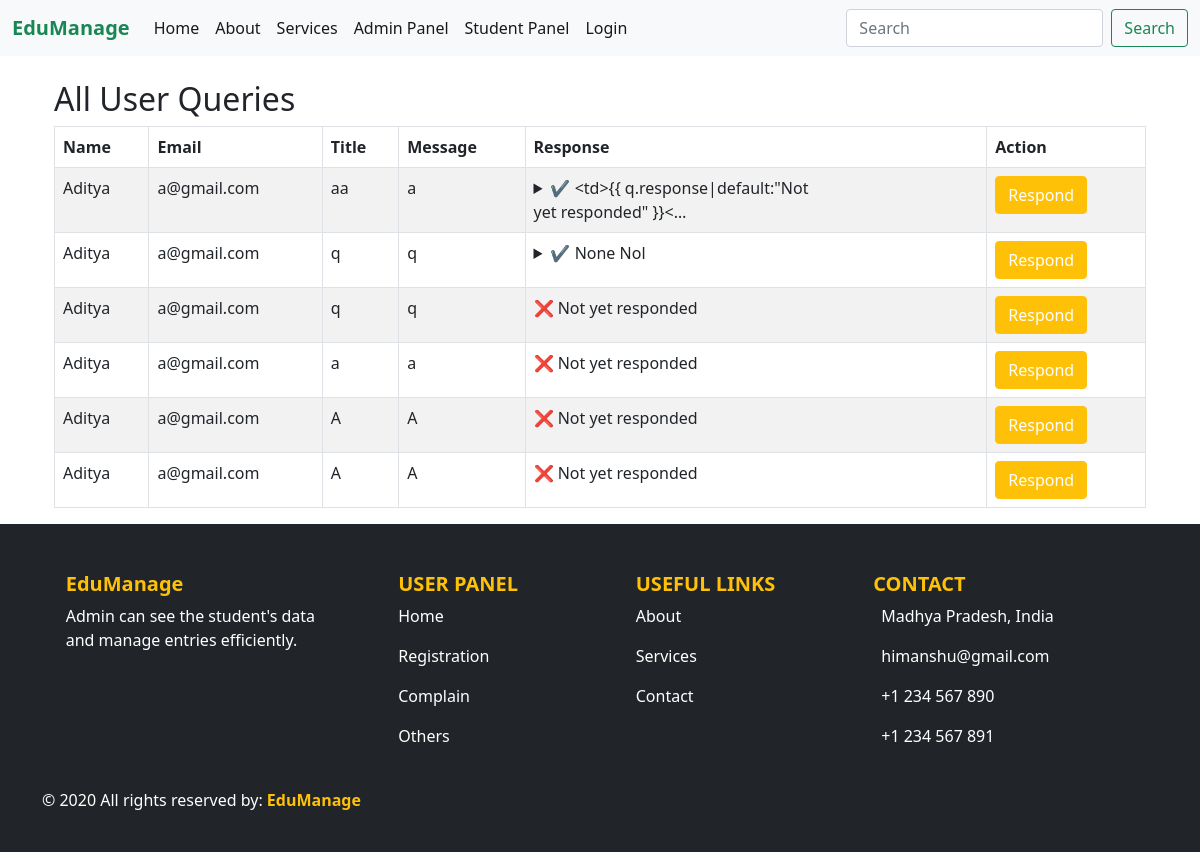
/allquery/, run on the app's committed database.
### app/models.py (models this page shows, shortened)
class StuQuery(models.Model):
    stuname = models.CharField(max_length=100)
    stuemail = models.EmailField()
    title = models.CharField(max_length=255)
    message = models.TextField()
    response = models.TextField(blank=True, null=True)
    created_at = models.DateTimeField(auto_now_add=True)

### app/views.py (the view)
# urls.py: path('allquery/', views.allquery, name='allquery'),
def allquery(request):
    queries = StuQuery.objects.all().order_by('-created_at')
    return render(request, 'allquery.html', {'queries': queries})

### app/templates/allquery.html (shortened to what this page needs)
{% extends "base.html" %}
{% load static %}
{% block css %}
<link rel="stylesheet" href="{% static 'css/style.css' %}">
{% endblock %}
{% block content %}
<div class="container mt-4">
  <h2>All User Queries</h2>
  <table class="table table-bordered table-striped">
    <thead>
      <tr>
        <th>Name</th>
        <th>Email</th>
        <th>Title</th>
        <th>Message</th>
        <th>Response</th>
        <th>Action</th>
      </tr>
    </thead>
    <tbody>
      {% for q in queries %}
        <tr>
          <td>{{ q.stuname }}</td>
          <td>{{ q.stuemail }}</td>
          <td>{{ q.title }}</td>
          <td>{{ q.message }}</td>
          <td>
            {% if q.response %}
              <details style="max-width: 300px;">
                <summary style="cursor: pointer;">✔️ {{ q.response|truncatechars:50 }}</summary>
              </details>
            {% else %}
              ❌ Not yet responded
            {% endif %}
          </td>
          <td>
            <a href="{% url 'queryres' q.pk %}" class="btn btn-warning text-white">Respond</a>
          </td>
        </tr>
      {% empty %}
        <tr>
          <td colspan="6">No queries found.</td>
        </tr>
      {% endfor %}
    </tbody>
  </table>
</div>
{% endblock %}

### app/templates/base.html (shortened to what this page needs)
<!doctype html>
<html lang="en">
<head>
  <link href="https://cdn.jsdelivr.net/npm/bootstrap@5.0.2/dist/css/bootstrap.min.css" rel="stylesheet">
  {% load static %}
  {% block css %}{% endblock %}
</head>
<body>
  <nav class="navbar navbar-expand-lg navbar-light bg-light">
    <div class="container-fluid">
      <strong class="navbar-brand fw-bold text-success">EduManage</strong>
      <div class="collapse navbar-collapse" id="navbarSupportedContent">
  <ul class="navbar-nav me-auto mb-2 mb-lg-0">
  {% if userdata %}
    <li class="nav-item">
      <a class="nav-link active" href="{% url 'home1' pk=userdata.id %}">Home</a>
    </li>
    <li class="nav-item">
      <a class="nav-link active" href="{% url 'about1' pk=userdata.id %}">About</a>
    </li>
    <li class="nav-item">
      <a class="nav-link active" href="{% url 'service1' pk=userdata.id %}">Services</a>
    </li>
    {% if request.session.user == 'admin' %}
    <li class="nav-item">
      <a class="nav-link active" href="{% url 'admin_dashboard1' pk=userdata.id %}">Admin Dashboard</a>
    </li>
    {% else %}
    <li class="nav-item">
      <a class="nav-link active" href="{% url 'student_dashboard1' pk=userdata.id %}">User Dashboard</a>
    </li>
    {% endif %}
    <li class="nav-item">
      <a class="nav-link active" href="{% url 'logout' %}">Logout</a>
    </li>
  {% else %}
    <li class="nav-item">
      <a class="nav-link active" href="{% url 'home' %}">Home</a>
    </li>
    <li class="nav-item">
      <a class="nav-link active" href="{% url 'about' %}">About</a>
    </li>
    <li class="nav-item">
      <a class="nav-link active" href="{% url 'service' %}">Services</a>
    </li>
{% if request.session.user == 'admin' %}
    <li class="nav-item">
        <a class="nav-link active" href="{% url 'admin_dashboard' %}">Admin Panel</a>
    </li>
{% elif request.session.user == 'student' %}
    <li class="nav-item">
        <a class="nav-link active" href="{% url 'student_dashboard1' pk=request.session.student_id %}">Student Panel</a>
    </li>
{% else %}
    <li class="nav-item">
        <a class="nav-link active" href="{% url 'admin_dashboard' %}">Admin Panel</a>
    </li>
    <li class="nav-item">
        <a class="nav-link active" href="{% url 'student_dashboard1' pk=0 %}">Student Panel</a>
    </li>
{% endif %}
    <li class="nav-item">
      {% if request.session.user %}
        <a class="nav-link active" href="{% url 'logout' %}">Logout</a>
      {% else %}
        <a class="nav-link active" href="{% url 'login' %}">Login</a>
      {% endif %}
    </li>
  {% endif %}
</ul>
        <form class="d-flex">
          <input class="form-control me-2" type="search" placeholder="Search" aria-label="Search">
          <button class="btn btn-outline-success" type="submit">Search</button>
        </form>
      </div>
    </div>
  </nav>
  <main>
    <div class="container mt-4">
      {% block content %}{% endblock %}
    </div>
  </main>
  <footer class="bg-dark text-white pt-5 pb-4">
    <div class="container text-center text-md-start">
      <div class="row">
        <div class="col-md-3 col-lg-3 col-xl-3 mx-auto mb-4">
          <h5 class="fw-bold text-warning">EduManage</h5>
          <p>Admin can see the student's data and manage entries efficiently.</p>
        </div>
        <div class="col-md-2 col-lg-2 col-xl-2 mx-auto mb-4">
          <h5 class="text-uppercase fw-bold text-warning">User Panel</h5>
          <p><a href="{% url 'home' %}" class="text-white text-decoration-none">Home</a></p>
          <p><a href="{% url 'registration' %}" class="text-white text-decoration-none">Registration</a></p>
          <p><a href="#" class="text-white text-decoration-none">Complain</a></p>
          <p><a href="#" class="text-white text-decoration-none">Others</a></p>
        </div>
        <div class="col-md-2 col-lg-2 col-xl-2 mx-auto mb-4">
          <h5 class="text-uppercase fw-bold text-warning">Useful Links</h5>
          <p><a href="{% url 'about' %}" class="text-white text-decoration-none">About</a></p>
          <p><a href="{% url 'service' %}" class="text-white text-decoration-none">Services</a></p>
          <p><a href="#" class="text-white text-decoration-none">Contact</a></p>
        </div>
        <div class="col-md-4 col-lg-3 col-xl-3 mx-auto mb-4">
          <h5 class="text-uppercase fw-bold text-warning">Contact</h5>
          <p>Madhya Pradesh, India</p>
          <p> himanshu@gmail.com</p>
          <p> +1 234 567 890</p>
          <p> +1 234 567 891</p>
        </div>
      </div>
      <div class="row align-items-center">
        <div class="col-md-7 col-lg-8">
          <p class="text-center text-md-start">
            &copy; 2020 All rights reserved by: <strong class="text-warning">EduManage</strong>
          </p>
        </div>
        <div class="col-md-5 col-lg-4 text-center text-md-end">
        </div>
      </div>
    </div>
  </footer>
</body>
</html>

### app/static/css/style.css (style rules this page uses)
body { display: flex; flex-direction: column; min-height: 100vh; }
main { flex: 1; }

### data on the page
StuQuery: stuname "Aditya", stuemail "a@gmail.com", title "aa", message "a", response "<td>{{ q.response|default:\"Not yet responded\" }}<…"
StuQuery: stuname "Aditya", stuemail "a@gmail.com", title "q", message "q", response "None Nol"
StuQuery: stuname "Aditya", stuemail "a@gmail.com", title "q", message "q", shows "❌ Not yet responded"
StuQuery: stuname "Aditya", stuemail "a@gmail.com", title "a", message "a", shows "❌ Not yet responded"
StuQuery: stuname "Aditya", stuemail "a@gmail.com", title "A", message "A", shows "❌ Not yet responded"
StuQuery: stuname "Aditya", stuemail "a@gmail.com", title "A", message "A", shows "❌ Not yet responded"
